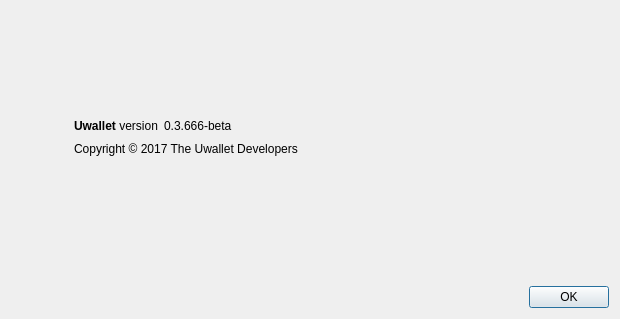
<?xml version="1.0" encoding="UTF-8"?>
<ui version="4.0">
 <class>AboutDialog</class>
 <widget class="QDialog" name="AboutDialog">
  <property name="geometry">
   <rect>
    <x>0</x>
    <y>0</y>
    <width>620</width>
    <height>319</height>
   </rect>
  </property>
  <property name="windowTitle">
   <string>About Uwallet</string>
  </property>
  <layout class="QHBoxLayout" name="horizontalLayout_2">
   <item>
    <widget class="QLabel" name="label_4">
     <property name="sizePolicy">
      <sizepolicy hsizetype="Preferred" vsizetype="Ignored">
       <horstretch>0</horstretch>
       <verstretch>0</verstretch>
      </sizepolicy>
     </property>
     <property name="pixmap">
      <pixmap resource="../bitcoin.qrc">:/images/about</pixmap>
     </property>
    </widget>
   </item>
   <item>
    <layout class="QVBoxLayout" name="verticalLayout_2">
     <property name="leftMargin">
      <number>50</number>
     </property>
     <item>
      <spacer name="verticalSpacer_2">
       <property name="orientation">
        <enum>Qt::Vertical</enum>
       </property>
       <property name="sizeHint" stdset="0">
        <size>
         <width>20</width>
         <height>40</height>
        </size>
       </property>
      </spacer>
     </item>
     <item>
      <layout class="QHBoxLayout" name="horizontalLayout">
       <item>
        <widget class="QLabel" name="label">
         <property name="cursor">
          <cursorShape>IBeamCursor</cursorShape>
         </property>
         <property name="text">
          <string>&lt;html&gt;&lt;head/&gt;&lt;body&gt;&lt;p&gt;&lt;span style=&quot; font-weight:600;&quot;&gt;Uwallet&lt;/span&gt; version&lt;/p&gt;&lt;/body&gt;&lt;/html&gt;</string>
         </property>
         <property name="textInteractionFlags">
          <set>Qt::LinksAccessibleByMouse|Qt::TextSelectableByKeyboard|Qt::TextSelectableByMouse</set>
         </property>
        </widget>
       </item>
       <item>
        <widget class="QLabel" name="versionLabel">
         <property name="cursor">
          <cursorShape>IBeamCursor</cursorShape>
         </property>
         <property name="text">
          <string notr="true">0.3.666-beta</string>
         </property>
         <property name="textInteractionFlags">
          <set>Qt::LinksAccessibleByMouse|Qt::TextSelectableByKeyboard|Qt::TextSelectableByMouse</set>
         </property>
        </widget>
       </item>
       <item>
        <spacer name="horizontalSpacer">
         <property name="orientation">
          <enum>Qt::Horizontal</enum>
         </property>
         <property name="sizeHint" stdset="0">
          <size>
           <width>40</width>
           <height>20</height>
          </size>
         </property>
        </spacer>
       </item>
      </layout>
     </item>
     <item>
      <widget class="QLabel" name="copyrightLabel">
       <property name="cursor">
        <cursorShape>IBeamCursor</cursorShape>
       </property>
       <property name="text">
        <string notr="true">Copyright &amp;copy; 2017 The Uwallet Developers</string>
       </property>
       <property name="textFormat">
        <enum>Qt::RichText</enum>
       </property>
       <property name="textInteractionFlags">
        <set>Qt::LinksAccessibleByMouse|Qt::TextSelectableByKeyboard|Qt::TextSelectableByMouse</set>
       </property>
      </widget>
     </item>
     <item>
      <widget class="QLabel" name="label_2">
       <property name="cursor">
        <cursorShape>IBeamCursor</cursorShape>
       </property>
       <property name="text">
        <string/>
       </property>
       <property name="wordWrap">
        <bool>true</bool>
       </property>
       <property name="textInteractionFlags">
        <set>Qt::LinksAccessibleByMouse|Qt::TextSelectableByKeyboard|Qt::TextSelectableByMouse</set>
       </property>
      </widget>
     </item>
     <item>
      <spacer name="verticalSpacer">
       <property name="orientation">
        <enum>Qt::Vertical</enum>
       </property>
       <property name="sizeHint" stdset="0">
        <size>
         <width>20</width>
         <height>40</height>
        </size>
       </property>
      </spacer>
     </item>
     <item>
      <widget class="QDialogButtonBox" name="buttonBox">
       <property name="orientation">
        <enum>Qt::Horizontal</enum>
       </property>
       <property name="standardButtons">
        <set>QDialogButtonBox::Ok</set>
       </property>
      </widget>
     </item>
    </layout>
   </item>
  </layout>
 </widget>
 <resources>
  <include location="../bitcoin.qrc"/>
 </resources>
 <connections>
  <connection>
   <sender>buttonBox</sender>
   <signal>accepted()</signal>
   <receiver>AboutDialog</receiver>
   <slot>accept()</slot>
   <hints>
    <hint type="sourcelabel">
     <x>360</x>
     <y>308</y>
    </hint>
    <hint type="destinationlabel">
     <x>157</x>
     <y>274</y>
    </hint>
   </hints>
  </connection>
  <connection>
   <sender>buttonBox</sender>
   <signal>rejected()</signal>
   <receiver>AboutDialog</receiver>
   <slot>reject()</slot>
   <hints>
    <hint type="sourcelabel">
     <x>428</x>
     <y>308</y>
    </hint>
    <hint type="destinationlabel">
     <x>286</x>
     <y>274</y>
    </hint>
   </hints>
  </connection>
 </connections>
</ui>
